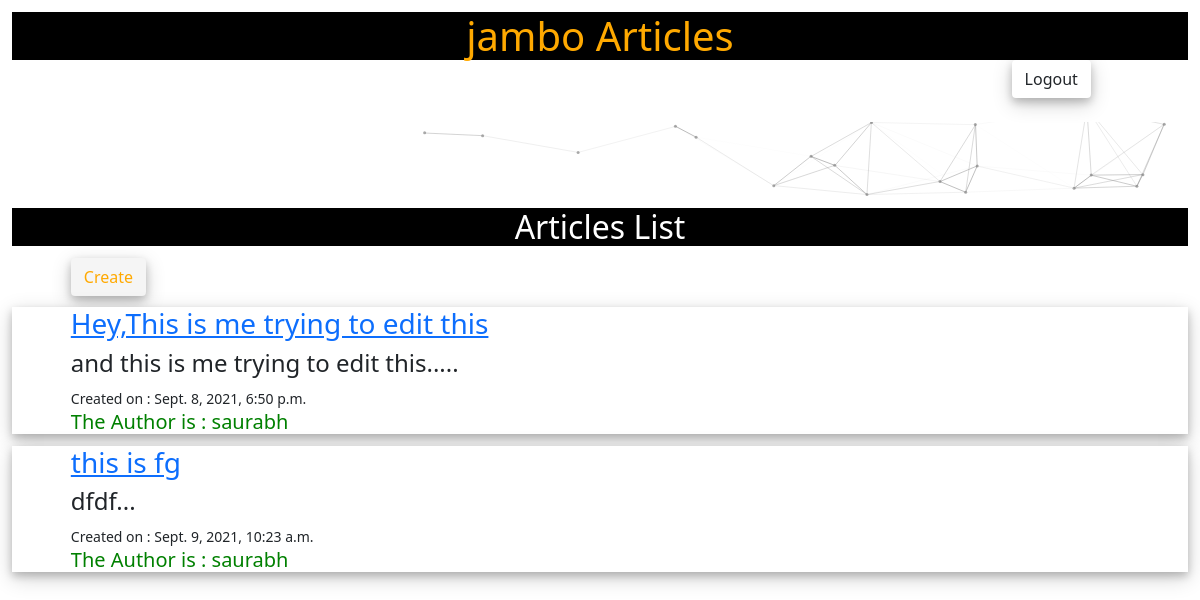
Page /articles/ (signed in) on the earlier database version.
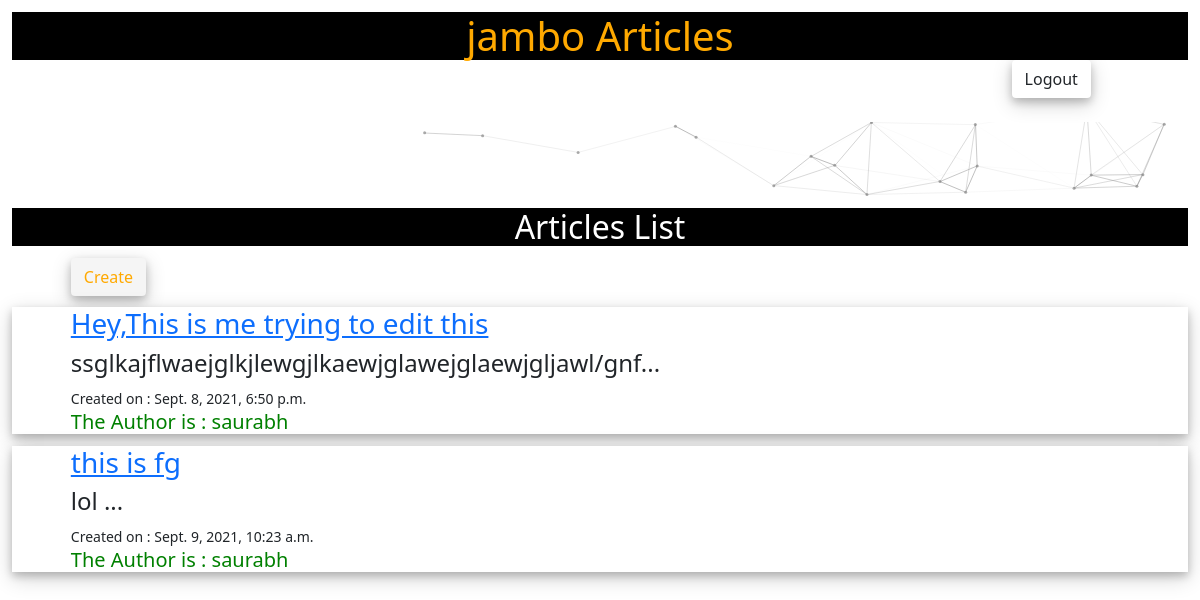
Same page on the later database version.
### articles/models.py (models this page shows, shortened)
class Articles(models.Model):
	title=models.CharField(max_length=100)
	slug=models.SlugField()
	body= models.TextField(max_length=1000)
	date=models.DateTimeField(auto_now_add=True)
	thumb = models.ImageField(default='default.png',blank=True)
	author = models.ForeignKey(User,on_delete=models.DO_NOTHING,default=None)
	def snippet(self):
		return self.body[:50]+'...'

### articles/views.py (the view)
# urls.py: path('',views.articles_list,name="articles"),
@login_required(login_url="/accounts/login/")
def articles_list(request):
	articles  = Articles.objects.all().order_by('date')
	return render(request ,'articles/articles_list.html',{'articles':articles})

### articles/templates/articles/articles_list.html (shortened to what this page needs)
{% load static %}
<!DOCTYPE html>
<html>
<head>
	<link rel="stylesheet" href="https://cdn.jsdelivr.net/npm/bootstrap@5.1.0/dist/css/bootstrap.min.css">
</head>
<body>
	<h1  style="color: #FFA900; text-shadow: 0 4px 8px 0 rgb(0 0 0 / 20%), 0 6px 20px 0 rgb(0 0 0 / 19%);"> jambo Articles</h1>
	<div class="outer">
	<form action="{% url 'accounts:logout' %}" method="post">
	<button  class="btn haha "type="submit">Logout</button>
</form>
	</div>
	<div id="particle-canvas"></div>
	<h2>Articles List</h2>
	<strong><button class="btn lol "  type="button" onclick="create()" > Create</button></strong>
	<div class="articles">
		{% for article in articles %}
		<div class="cardd">
		<div class="article">
			<h3><a  onclick="spinner()" href="{% url 'articles:detail' slug=article.slug %}">{{article.title}}</a></h3>
			<h4>{{article.snippet}}</h4>
			<small class="date"> Created on : {{article.date}}</small>
			<br>
			<h5 style="color: green;">The Author is : {{article.author}}</h5>
		</div>
	</div>
		{% endfor %}
	</div>
</body>
</html>

Differences in the rows shown:
changed Articles "Hey,This is me trying to edit this": snippet "and this is me trying to edit this....." → "ssglkajflwaejglkjlewgjlkaewjglawejglaewjgljawl/gnf..."
changed Articles "this is fg": snippet "dfdf..." → "lol ..."
